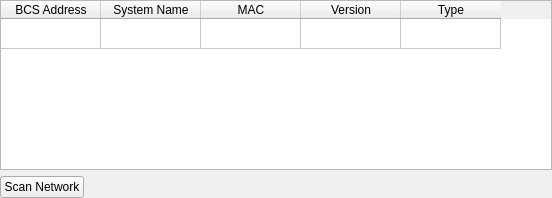
<?xml version="1.0" encoding="UTF-8"?>
<ui version="4.0">
 <class>Form</class>
 <widget class="QWidget" name="Form">
  <property name="geometry">
   <rect>
    <x>0</x>
    <y>0</y>
    <width>552</width>
    <height>198</height>
   </rect>
  </property>
  <property name="windowTitle">
   <string>BCS Finder</string>
  </property>
  <layout class="QVBoxLayout" name="verticalLayout_2">
   <property name="leftMargin">
    <number>0</number>
   </property>
   <property name="topMargin">
    <number>0</number>
   </property>
   <property name="rightMargin">
    <number>0</number>
   </property>
   <property name="bottomMargin">
    <number>0</number>
   </property>
   <item>
    <layout class="QVBoxLayout" name="verticalLayout">
     <item>
      <widget class="QTableWidget" name="finderTable">
       <property name="enabled">
        <bool>true</bool>
       </property>
       <property name="minimumSize">
        <size>
         <width>550</width>
         <height>50</height>
        </size>
       </property>
       <property name="editTriggers">
        <set>QAbstractItemView::NoEditTriggers</set>
       </property>
       <property name="alternatingRowColors">
        <bool>true</bool>
       </property>
       <property name="selectionBehavior">
        <enum>QAbstractItemView::SelectRows</enum>
       </property>
       <property name="rowCount">
        <number>1</number>
       </property>
       <property name="columnCount">
        <number>5</number>
       </property>
       <attribute name="horizontalHeaderVisible">
        <bool>true</bool>
       </attribute>
       <attribute name="verticalHeaderVisible">
        <bool>false</bool>
       </attribute>
       <row/>
       <column>
        <property name="text">
         <string>BCS Address</string>
        </property>
       </column>
       <column>
        <property name="text">
         <string>System Name</string>
        </property>
       </column>
       <column>
        <property name="text">
         <string>MAC</string>
        </property>
       </column>
       <column>
        <property name="text">
         <string>Version</string>
        </property>
       </column>
       <column>
        <property name="text">
         <string>Type</string>
        </property>
       </column>
      </widget>
     </item>
     <item>
      <layout class="QHBoxLayout" name="horizontalLayout">
       <item>
        <widget class="QPushButton" name="pushButton">
         <property name="text">
          <string>Scan Network</string>
         </property>
        </widget>
       </item>
       <item>
        <spacer name="horizontalSpacer">
         <property name="orientation">
          <enum>Qt::Horizontal</enum>
         </property>
         <property name="sizeHint" stdset="0">
          <size>
           <width>40</width>
           <height>20</height>
          </size>
         </property>
        </spacer>
       </item>
      </layout>
     </item>
    </layout>
   </item>
  </layout>
 </widget>
 <resources/>
 <connections/>
</ui>
